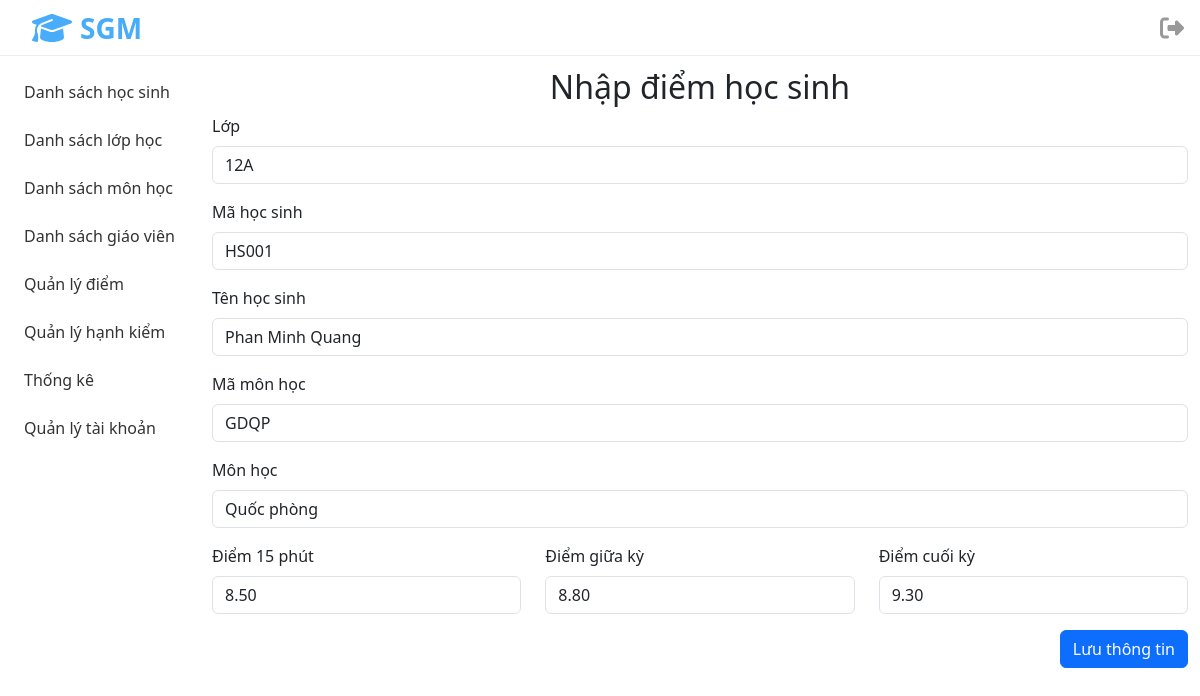
Screenshot of /views/grades/edit.php?sid=HS001&sjid=GDQP (signed in) with the database file from the repository.
### tables this page shows
CREATE TABLE `diem` (
  `DiemHeSo1` float(4,2) DEFAULT NULL,
  `DiemHeSo2` float(4,2) DEFAULT NULL,
  `DiemHeSo3` float(4,2) DEFAULT NULL,
  `MaHS` varchar(10) DEFAULT NULL,
  `MaMH` varchar(10) DEFAULT NULL
);

CREATE TABLE `hocsinh` (
  `MaHS` varchar(10) NOT NULL,
  `TenHS` varchar(255) NOT NULL,
  `GioiTinh` varchar(10) NOT NULL,
  `NgaySinh` date NOT NULL,
  `DanToc` varchar(255) DEFAULT NULL,
  `TonGiao` varchar(255) DEFAULT NULL,
  `DiaChi` varchar(255) DEFAULT NULL,
  `MaLop` varchar(10) DEFAULT NULL
);

CREATE TABLE `monhoc` (
  `MaMH` varchar(10) NOT NULL,
  `TenMH` varchar(50) NOT NULL
);

### models/grades/edit.php (called while the page is built)
<?php
$stdId = $_GET["sid"];
$subjectId = $_GET["sjid"];
$dirRoot = strstr(__DIR__, '\models', true);
require_once $dirRoot . '/connection.php';
$sql = "SELECT `hocsinh`.`MaLop`, `hocsinh`.`MaHS`, `hocsinh`.`TenHS`, `monhoc`.`MaMH`, `monhoc`.`TenMH`, `diem`.`DiemHeSo1`, `diem`.`DiemHeSo2`, `diem`.`DiemHeSo3`
FROM `diem`
INNER JOIN `hocsinh` ON `diem`.`MaHS` = `hocsinh`.`MaHS`
INNER JOIN `monhoc` ON `diem`.`MaMH` = `monhoc`.`MaMH`
WHERE `hocsinh`.`MaHS` = '$stdId' AND `monhoc`.`MaMH` = '$subjectId'";
$result = $conn->query($sql);
$row = $result->fetch_assoc();

### views/grades/edit.php (the view, shortened to what this page needs)
<?php
$dirRoot = strstr(__DIR__, '\views', true);
require_once $dirRoot . '/models/grades/edit.php';
?>
<!DOCTYPE html>
<html lang="en">
<head>
  <link href="https://cdn.jsdelivr.net/npm/bootstrap@5.3.2/dist/css/bootstrap.min.css" rel="stylesheet" />
  <link rel="stylesheet" href="/assets/css/style.css" />
</head>
<body>
  <div class="container-fluid">
    <div class="row mt-68">
      <div class="col-2">
      </div>
      <div class="col-10">
        <h2 class="text-center">Nhập điểm học sinh</h2>
        <form action="/controllers/Grade.php" method="post">
          <div class="mb-3">
            <label class="form-label" for="classId">Lớp</label>
            <input readonly type="text" class="form-control" name="classId" value="<?php echo $row['MaLop'] ?>" />
          </div>
          <div class="mb-3">
            <label class="form-label" for="studentId">Mã học sinh</label>
            <input readonly type="text" class="form-control" name="studentId" value="<?php echo $row['MaHS'] ?>" />
          </div>
          <div class="mb-3">
            <label class="form-label" for="studentName">Tên học sinh</label>
            <input readonly type="text" class="form-control" name="studentName" value="<?php echo $row['TenHS'] ?>" />
          </div>
          <div class="mb-3">
            <label class="form-label" for="subjectName">Mã môn học</label>
            <input readonly type="text" class="form-control" name="subjectId" value="<?php echo $row['MaMH'] ?>" />
          </div>
          <div class="mb-3">
            <label class="form-label" for="subjectName">Môn học</label>
            <input readonly type="text" class="form-control" name="subjectName" value="<?php echo $row['TenMH'] ?>" />
          </div>
          <div class="row mb-3">
            <div class="col-4">
              <label class="form-label" for="grade1">Điểm 15 phút</label>
              <input type="text" class="form-control" name="grade1" value="<?php echo $row['DiemHeSo1'] ?>" />
            </div>
            <div class="col-4">
              <label class="form-label" for="grade2">Điểm giữa kỳ</label>
              <input type="text" class="form-control" name="grade2" value="<?php echo $row['DiemHeSo2'] ?>" />
            </div>
            <div class="col-4">
              <label class="form-label" for="grade3">Điểm cuối kỳ</label>
              <input type="text" class="form-control" name="grade3" value="<?php echo $row['DiemHeSo3'] ?>" />
            </div>
          </div>
          <div class="d-grid gap-2 d-md-flex justify-content-md-end">
            <button type="submit" class="btn btn-primary ">Lưu thông tin</button>
          </div>
        </form>
      </div>
    </div>
  </div>
</body>
</html>

### assets/css/style.css (style rules this page uses)
:root { --primary-color: #47acfa; }
.mt-68 { margin-top: 68px; }

### assets/css/header.css (style rules this page uses)
.header__container { position: fixed; top: 0; left: 0; width: 100%; height: 56px; z-index: 999; display: flex; justify-content: space-between; align-items: center; border-bottom: 1px solid #eee; background-color: #fff; }
.header__logo { text-decoration: none; display: flex; align-items: center; user-select: none; cursor: pointer; margin-left: 32px; }
.header__logo-img { width: 40px; margin-right: 8px; }
.header__logo-name { font-size: 28px; font-weight: 700; color: var(--primary-color); }
.header__logout { margin-right: 16px; cursor: pointer; }
.header__logout-img { width: 24px; }

### assets/css/navbar.css (style rules this page uses)
* { margin: 0; padding: 0; box-sizing: border-box; }
.navbar__container { position: fixed; }
.navbar__list { list-style: none; margin: 0; padding: 0; }
.navbar__link { width: 228px; text-decoration: none; color: #333; font-size: 16px; display: block; padding: 12px; border-radius: 8px; }

### rows the page displays
diem: classId "12A", studentId "HS001", studentName "Phan Minh Quang", subjectId "GDQP", subjectName "Quốc phòng", grade1 "8.50", grade2 "8.80", grade3 "9.30"
